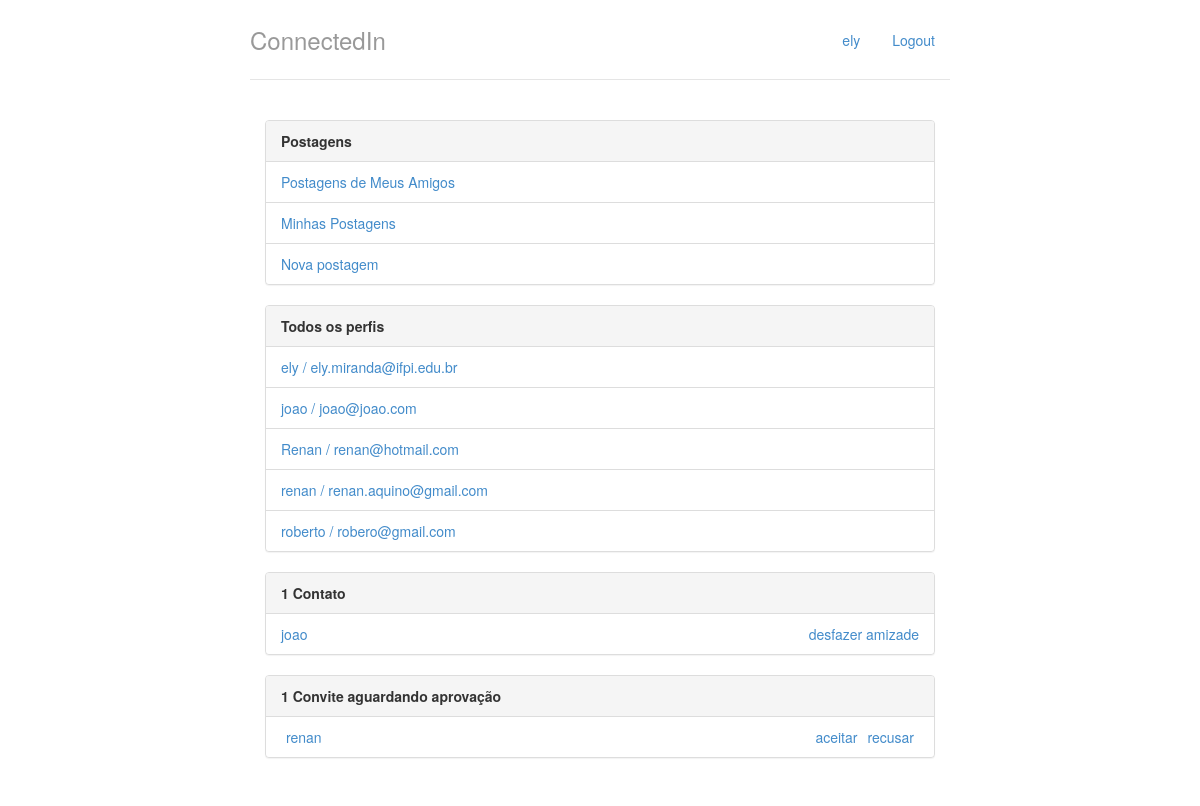
The app's page / (signed in) with its own data.
### perfis/models.py (models this page shows, shortened)
class Perfil(models.Model):
    nome = models.CharField(max_length=255, null=False)
    telefone = models.CharField(max_length=15, null= False)
    nome_empresa = models.CharField(max_length=255, null=False)
    contatos = models.ManyToManyField('Perfil')
    usuario = models.OneToOneField(User, related_name = 'perfil', on_delete = models.CASCADE)
    criado_em = models.DateTimeField(auto_now_add=True)
    atualizado_em = models.DateTimeField(auto_now=True)
    @property
    def email(self):
        return self.usuario.email
    def __str__(self):
        return self.nome

class Convite(models.Model):
    solicitante = models.ForeignKey(Perfil,on_delete=models.CASCADE,related_name='convites_feitos' )
    convidado = models.ForeignKey(Perfil, on_delete= models.CASCADE, related_name='convites_recebidos')

### perfis/views.py (the view)
# urls.py: path('', views.index,name='index'),
@login_required
def index(request):
	return render(request, 'index.html',{'perfis' : Perfil.objects.all(),
										 'perfil_logado' : get_perfil_logado(request)})

### perfis/views.py (called while the page is built)
def get_perfil_logado(request):
	return request.user.perfil

### perfis/templates/index.html
{% extends 'base.html' %}
{% block body %}
<div class="col-lg-12">
    <div class="panel panel-default">
		<div class="panel-heading">
			<strong>Postagens</strong>
        </div>
        {% if perfil_logado %}
		<ul class="list-group">
				<li class="list-group-item">
					<a href = "{% url 'postagens_amigos' perfil_logado.id %}">Postagens de Meus Amigos</a>
                </li>
                <li class="list-group-item">
					<a href = "{% url 'minhas_postagens' perfil_logado.id %}">Minhas Postagens</a>
                </li>
                <li class="list-group-item">
					<a href = "{% url 'nova_postagem' perfil_logado.id %}">Nova postagem</a>
				</li>
        </ul>
        {% endif %}
	</div>
	<div class="panel panel-default">
		<div class="panel-heading">
			<strong>Todos os perfis</strong>
		</div>
		{% if perfis %}
		<ul class="list-group">
			{% for perfil in perfis %}
				<li class="list-group-item">
					<a href = "{% url 'exibir' perfil.id %}">	{{ perfil.nome }} / {{ perfil.email }}
					</a>
				</li>
			{% endfor %}
		{% else %}
			<p>Não há perfis cadastrados</p>
		{% endif %}
		</ul>
	</div>
    <div class="panel panel-default">
        {% with total=perfil_logado.contatos.count %}
            {% if total %}
                <div class="panel-heading">
                    <strong> {{ total }}
                        Contato{{ total|pluralize }}
                    </strong>
                </div>
                <ul class="list-group">
                    {% for perfil in perfil_logado.contatos.all %}
                        <li class = "list-group-item">
                            <a href = "{% url 'exibir' perfil.id %}">
                                {{ perfil }}
                            </a>
                            <a class="pull-right" href="{% url 'desfazer' perfil.id %}">
                                desfazer amizade
                            </a>
                        </li>
                    {% endfor %}
                </ul>
            {% else %}
                <div class="panel-body">
                    Não há contatos :(
                </div>
            {% endif %}
        {% endwith %}
    </div>
    <div class="panel panel-default">
        {% with total=perfil_logado.convites_recebidos.count %}
            {% if total %}
                <div class="panel-heading">
                    <strong> {{ total }}
                    Convite{{ total|pluralize }} aguardando aprovação</strong>
                </div>
                <ul class="list-group">
                    {% for convite in perfil_logado.convites_recebidos.all %}
                        <li class = "list-group-item">
                           <ul class = "list-inline">
                                <li class = "list-inline-item">
                                    <a href = "{% url 'exibir' convite.solicitante.id %}">
                                        {{convite.solicitante.nome}}
                                    </a>
                                </li>
                                <li class = "list-inline-item pull-right">
                                    <a href = "{% url 'recusar' convite.id %}">recusar</a>
                                </li>
                                <li class = "list-inline-item pull-right">
                                    <a href = "{% url 'aceitar' convite.id %}">aceitar</a>
                                </li>
                        </li>
                    {% endfor %}
                </ul>
            {% else %}
                <div class="panel-body">
                    Não há convites
                </div>
            {% endif %}
        {% endwith %}
    </div>
</div>
{% endblock %}

### perfis/templates/base.html (shortened to what this page needs)
{% load static %}
<!doctype html>
<html lang = "pt-br">
	<head>
		<link rel="stylesheet"
			 href="{% static 'styles/bootstrap.css' %}">
		<link rel="stylesheet"
			 href="{% static 'styles/main.css' %}">
	</head>
	<body>
		<div class="container">
			<div class = "header">
				<ul class = "nav nav-pills pull-right">
					<li><a href = "{% url 'index' %}">{{ perfil_logado.nome }}</a></li>
					<li><a href = "/logout/">Logout</a></li>
				</ul>
				<h3 class = "text-muted">ConnectedIn</h3>
			</div>
			<div class="row content">
				{% block body%}
				{% endblock %}
			</div>
		</div>
	</body>
</html>

### perfis/static/styles/main.css (style rules this page uses)
body { padding-top: 20px; padding-bottom: 20px; }
.header, .content, .footer { padding-left: 15px; padding-right: 15px; }
.header { border-bottom: 1px solid #e5e5e5; }
.header h3 { margin-top: 0; margin-bottom: 0; line-height: 40px; padding-bottom: 19px; }
@media (min-width: 768px) { .container { max-width: 730px; } }
.content { margin: 40px 0; }
@media screen and (min-width: 768px) { .header, .content, .footer { padding-left: 0; padding-right: 0; } }
@media screen and (min-width: 768px) { .header { margin-bottom: 30px; } }

### records on screen
Perfil: nome "ely", email "ely.miranda@ifpi.edu.br"
Perfil: nome "joao", email "joao@joao.com"
Perfil: nome "Renan", email "renan@hotmail.com"
Perfil: nome "renan", email "renan.aquino@gmail.com"
Perfil: nome "roberto", email "robero@gmail.com"
Convite: solicitante.nome "renan"

### other values on screen
{{ total }} "1"
